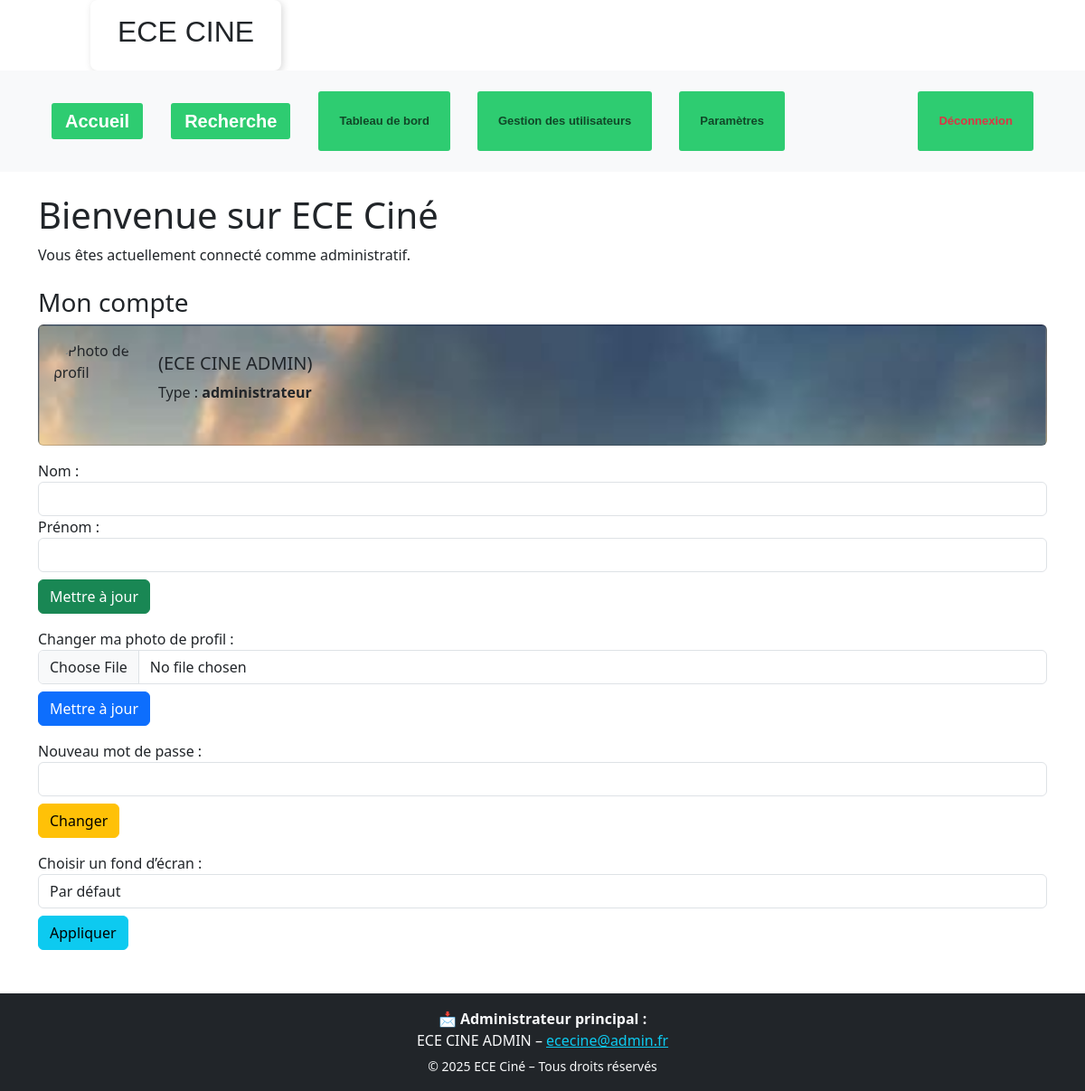
The app's page /admin/espace.php (signed in) with its own data.
### tables this page shows
CREATE TABLE `users` (
  `id` int(11) NOT NULL,
  `username` varchar(100) NOT NULL,
  `nom` varchar(100) NOT NULL,
  `email` varchar(100) NOT NULL,
  `password_hash` varchar(255) NOT NULL,
  `role` enum('etudiant','enseignant','administrateur') DEFAULT 'etudiant',
  `created_at` timestamp NOT NULL DEFAULT current_timestamp(),
  `approuve` tinyint(1) DEFAULT 1,
  `photo` varchar(255) DEFAULT NULL,
  `prenom` varchar(100) DEFAULT NULL,
  `adresse` text DEFAULT NULL,
  `telephone` varchar(20) DEFAULT NULL,
  `fond_ecran` varchar(255) DEFAULT 'default.jpg'
);

### admin/espace.php (the view, shortened to what this page needs)
<?php
require_once $_SERVER['DOCUMENT_ROOT'] . '/ECE-Cine/includes/db_connect.php';
$id_user = $_SESSION['id_users'];
$stmt = $pdo->prepare("SELECT nom, username, prenom, role, photo, fond_ecran FROM users WHERE id = ?");
$stmt->execute([$id_user]);
$user = $stmt->fetch(PDO::FETCH_ASSOC);
?>
<!DOCTYPE html>
<html lang="fr">
<head>
    <link rel="stylesheet" href="<?= BASE_URL ?>assets/style/header.css" />
    <link href="https://cdn.jsdelivr.net/npm/bootstrap@5.3.3/dist/css/bootstrap.min.css" rel="stylesheet" />
</head>
<body>
    <?php require_once $_SERVER['DOCUMENT_ROOT'] . '/ECE-Cine/includes/header.php'; ?>
    <div class="container mt-4">
        <h1>Bienvenue sur ECE Ciné</h1>
        <p>Vous êtes actuellement connecté comme administratif.</p>
    </div>
    <div class="container mt-4">
        <h3>Mon compte</h3>
        <div class="card p-3" style="background-image: url('<?= BASE_URL ?>uploads/backgrounds/<?= htmlspecialchars($user['fond_ecran'] ?? 'default.jpg') ?>'); background-size: cover;">
            <div class="d-flex align-items-center">
                <img src="<?= BASE_URL ?>uploads/photos/<?= htmlspecialchars($user['photo'] ?? 'default.png') ?>" class="rounded-circle me-3" width="100" height="100" alt="Photo de profil" />
                <div>
                    <h5><?= htmlspecialchars($user['prenom']) . " " . htmlspecialchars($user['nom']) ?> (<?= htmlspecialchars($user['username']) ?>)</h5>
                    <p>Type : <strong><?= htmlspecialchars($user['role']) ?></strong></p>
                </div>
            </div>
        </div>
        <form method="POST" class="mt-3">
            <label>Nom :</label>
            <input type="text" name="nom" class="form-control" value="<?= htmlspecialchars($user['nom'] ?? '') ?>" />
            <label>Prénom :</label>
            <input type="text" name="prenom" class="form-control" value="<?= htmlspecialchars($user['prenom'] ?? '') ?>" />
            <button type="submit" name="update_info" class="btn btn-success mt-2">Mettre à jour</button>
        </form>
        <form method="POST" enctype="multipart/form-data" class="mt-3">
            <label>Changer ma photo de profil :</label>
            <input type="file" name="photo" class="form-control" accept="image/*" />
            <button type="submit" name="upload_photo" class="btn btn-primary mt-2">Mettre à jour</button>
        </form>
        <form method="POST" class="mt-3">
            <label>Nouveau mot de passe :</label>
            <input type="password" name="new_password" class="form-control" required />
            <button type="submit" name="change_password" class="btn btn-warning mt-2">Changer</button>
        </form>
        <form method="POST" class="mt-3">
            <label>Choisir un fond d’écran :</label>
            <select name="background" class="form-control">
                <option value="default.jpg" <?= ($user['fond_ecran'] ?? '') === 'default.jpg' ? 'selected' : '' ?>>Par défaut</option>
            </select>
            <button type="submit" name="change_background" class="btn btn-info mt-2">Appliquer</button>
        </form>
    </div>
    <?php require_once $_SERVER['DOCUMENT_ROOT'] . '/ECE-Cine/includes/footer.php'; ?>
</body>
</html>

### includes/footer.php (shortened to what this page needs)
<?php
$stmtAdmin = $pdo->prepare("SELECT username, prenom, email FROM users WHERE role = 'administrateur' LIMIT 1");
$stmtAdmin->execute();
$admin = $stmtAdmin->fetch();
?>
<footer class="bg-dark text-light mt-5 pt-3 pb-3">
    <div class="container text-center">
        <?php if ($admin): ?>
            <p class="mb-1">
                📩 <strong>Administrateur principal :</strong><br>
                <?= htmlspecialchars($admin['prenom']) . ' ' . htmlspecialchars($admin['username']) ?> –
                <a class="text-info" href="mailto:<?= htmlspecialchars($admin['email']) ?>">
                    <?= htmlspecialchars($admin['email']) ?>
                </a>
            </p>
        <?php endif; ?>
        <small>&copy; <?= date('Y') ?> ECE Ciné – Tous droits réservés</small>
    </div>
</footer>

### records on screen
users: fond_ecran (placeholder picture), username "ECE CINE ADMIN", role "administrateur", background "Par défaut", email "ececine@admin.fr"
